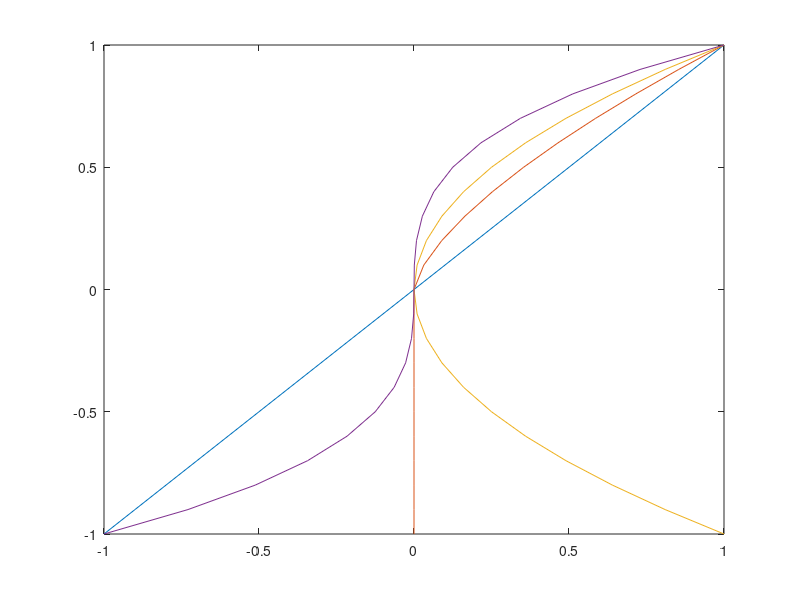

MATLAB code for this plot:
clear;
help sqrt;
help nthroot;
clc;
a=sqrt(32^(3/5)+0.0625*8+1/2);
a
b=sqrt(32^(3/5)+sin(pi/2))
clear;
a=9
b=12
c=sqrt(a^2+b^2)
Pt=((a+b)/2)*(a+b)/7
Pk= pi*((a+b)/2)^2
clear;
A=[1 2 3;
   4 5 0]
B=[1 4;
   0 3;
   2 2]
C=A*B
D=B*A
D=D*2
E=zeros(3,4)
D=E(:,1:3)
F=A'.*B
u=[0 pi/2 pi pi*3/2 2*pi]
v=[cos(u(1)) cos(u(2)) cos(u(3)) cos(u(4)) cos(u(5))]
plot(u,v)
x=[0:0.2:2*pi]
xsize=size(x)
y=sin(x(1:xsize(2)))
plot(x,y)
BIG=y'*y
surf(BIG)
clear;
x=[-1:0.1:1]
xsize=size(x)
y1=x(1:xsize(2)); 
y2=x(1:xsize(2)).^(3/2); 
y3=x(1:xsize(2)).^2; 
y4=x(1:xsize(2)).^3
plot(y1,x,y2,x,y3,x,y4,x)
clear;









